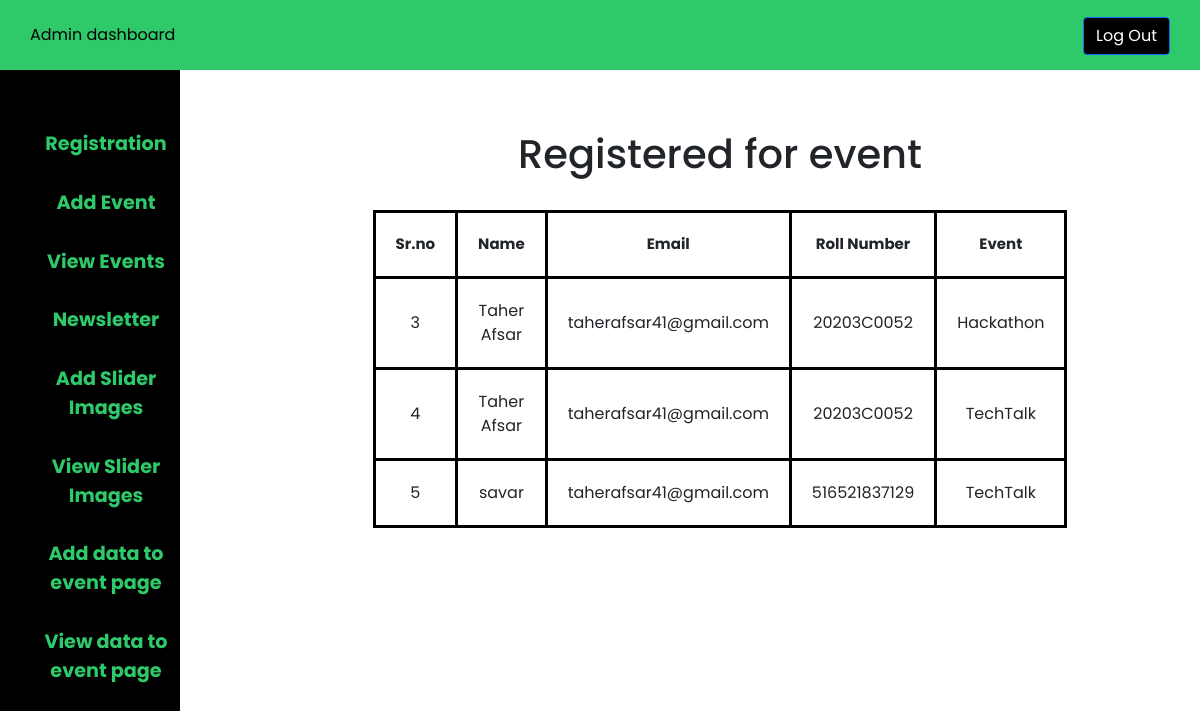
/registrationdata.php (signed in), run on the app's committed database.
### tables this page shows
CREATE TABLE `registration` (
  `id` int(11) NOT NULL,
  `name` varchar(30) DEFAULT NULL,
  `email` varchar(38) DEFAULT NULL,
  `rollnum` varchar(40) DEFAULT NULL,
  `event` varchar(50) NOT NULL
);

### registrationdata.php (the view, shortened to what this page needs)
<?php
$host = "localhost";
$user = "root";
$password = "";
$db ="techshala";
$data = mysqli_connect($host,$user,$password,$db);
$sql = "SELECT * FROM registration";
$result = mysqli_query($data,$sql);
?>
<!DOCTYPE html>
<html lang="en">
<head>
      <link rel="stylesheet" href="https://cdn.jsdelivr.net/npm/bootstrap@5.1.3/dist/css/bootstrap.min.css">
    <link rel="stylesheet" href="https://cdn.jsdelivr.net/npm/bootstrap@5.1.3/dist/css/bootstrap.min.css">
</head>
<body>
<header class="header">
        <a href="./adminhome.php"style="color: #000000;">Admin dashboard</a>
        <div class="logout">
            <a href="./logout.php" class="btn btn-primary" style="background-color: #000000;">Log Out</a>
           </div>
    </header>
    <aside>
            <ul>
                <li>
                    <a href="./registrationdata.php">Registration</a>
                </li>
                <li>
                    <a href="./admin_add_event.php">Add Event</a>
                </li>
                <li>
                    <a href="./admin_view_event.php">View Events</a>
                </li>
                <li>
                    <a href="newsletterdata.php">Newsletter</a>
                </li>
                <li>
                    <a href="addsliderimage.php">Add Slider Images</a>
                </li>
                <li>
                    <a href="viewsliderimage.php">View Slider Images</a>
                </li>
                <li>
                    <a href="eventpageadddata.php">Add data to event page</a>
                </li>
                <li>
                    <a href="eventpagedataview.php">View data to event page</a>
                </li>
            </ul>
        </aside>
    <div class="content">
        <center>
        <h1>
            Registered for event
        </h1>
        <br>
        <table border: 1px  class = "vieweventtable" >
            <tr >
            <th style = "padding: 20px; font-size: 15px;" >
                    Sr.no
                </th>
                <th style = "padding: 20px; font-size: 15px;" >
                    Name
                </th>
                <th style = "padding: 20px; font-size: 15px;">
                    Email
                </th>
                <th style = "padding: 20px; font-size: 15px;">
                Roll Number
                </th>
                <th style = "padding: 20px; font-size: 15px;">
                    Event
                </th>
            </tr>
            <?php
            while($info=$result->fetch_assoc()){
            ?>
            <tr>
            <td style = "padding: 20px;">
                   <?php echo "{$info['id']}";
                    ?>
                </td>
                <td style = "padding: 20px;">
                   <?php echo "{$info['name']}";
                    ?>
                </td>
                <td style = "padding: 20px;">
                <?php echo "{$info['email']}";
                    ?>
                </td>
                <td style = "padding: 20px;">
                <?php echo "{$info['rollnum']}";
                    ?>
                </td>
                <td style = "padding: 20px;">
                <?php echo "{$info['event']}";
                    ?>
                </td>
            </tr>
            <?php
            }
            ?>
        </table>
        </center>
    </div>
</body>
</html>

### registrationdata.php (style rules this page uses)
* { margin: 0px; padding: 0px; font-family: 'Poppins', sans-serif; }
@media (min-width:965px) { ul li a { font-size :1.2rem; color: #2eca6a; font-weight: bold; text-decoration: none; } }
.header { background-color: #2eca6a;; line-height: 70px; padding-left: 30px; }
.header a { text-decoration: none; }
.logout { float: right; padding-right: 30px; }
ul { background-color: #000000; width: 15%; height: 100%; position: fixed; padding-top: 5%; text-align: center; }
ul li { list-style: none; padding-bottom: 30px; font-size: 15px; }
.content { margin-left: 20%; margin-top: 5%; }
.vieweventtable { width: 70%; border: 3px solid black; text-align: center; }
.vieweventtable th ,.vieweventtable td { border: 3px solid black; }

### data on the page
registration: id "3", name "Taher Afsar", email "taherafsar41@gmail.com", rollnum "20203C0052", event "Hackathon"
registration: id "4", name "Taher Afsar", email "taherafsar41@gmail.com", rollnum "20203C0052", event "TechTalk"
registration: id "5", name "savar", email "taherafsar41@gmail.com", rollnum "516521837129", event "TechTalk"
